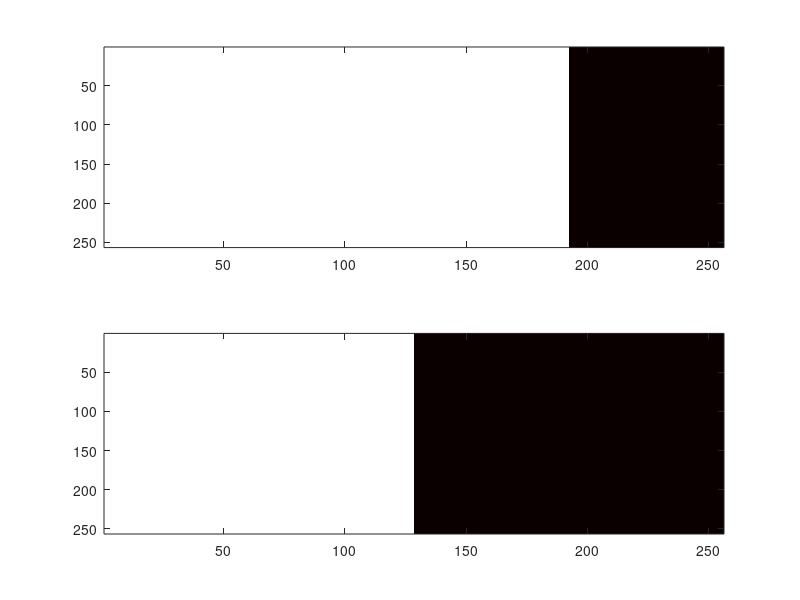

Recreate this plot in MATLAB. (Note: this script raises an error after producing the figure.)
%==============================================================================
% 
%  Function for calculating the segmentation quality using a soft metric.
%  The matrices must be the same size. They are compared with a combination
%  of intersections and unions.
%  
%  Parameters:
%    - Matrix #1
%    - Matrix #2
%
%  Outputs:
%    - Dice similarity
%    - Jaccard simularity
% ===============================================================================

function varargout = dice_jaccard(varargin)
    if nargin == 0
        runMinimalExample
        return;
    end
    
    data1 = abs(varargin{1});
    data2 = abs(varargin{2});

    % calculate the information
    intersection = sum(data1 .* data2, 'all');
    mask_sum = sum(data1, 'all') + sum(data2, 'all');
    union = mask_sum - intersection;
    
    % edge case if one image is all zeroes
    if mask_sum == 0
        varargout{1} = 1;
        varargout{2} = 1;
        return
    end
        
    % return simularities
    varargout{1} = (2 * intersection) / mask_sum;
    varargout{2} = intersection / union;
    
    return
end

function runMinimalExample
    A = zeros(256, 192);
    B = ones(256, 64);
    data1 = [A B];
    
    A = zeros(256, 128);
    B = ones(256, 128);
    data2 = [A B];
    
    figure()
    colormap(flipud(hot))
    subplot(2, 1, 1)
    imagesc(data1)
    
    subplot(2, 1, 2)
    imagesc(data2)
    
    [d,j] = dice_jaccard(data1, data2);
    disp("dice: " + d);
    disp("jaccard: " + j);
end
